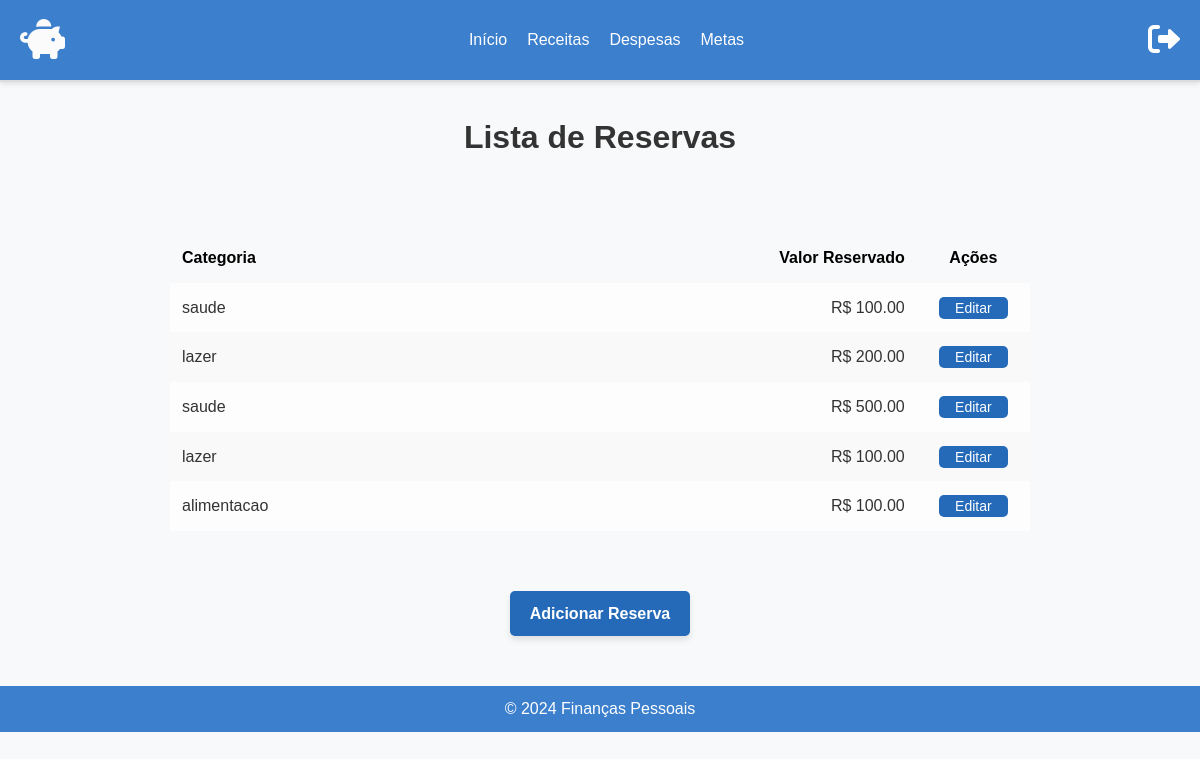
Before: /listar_reservas/ (signed in) with the older database file.
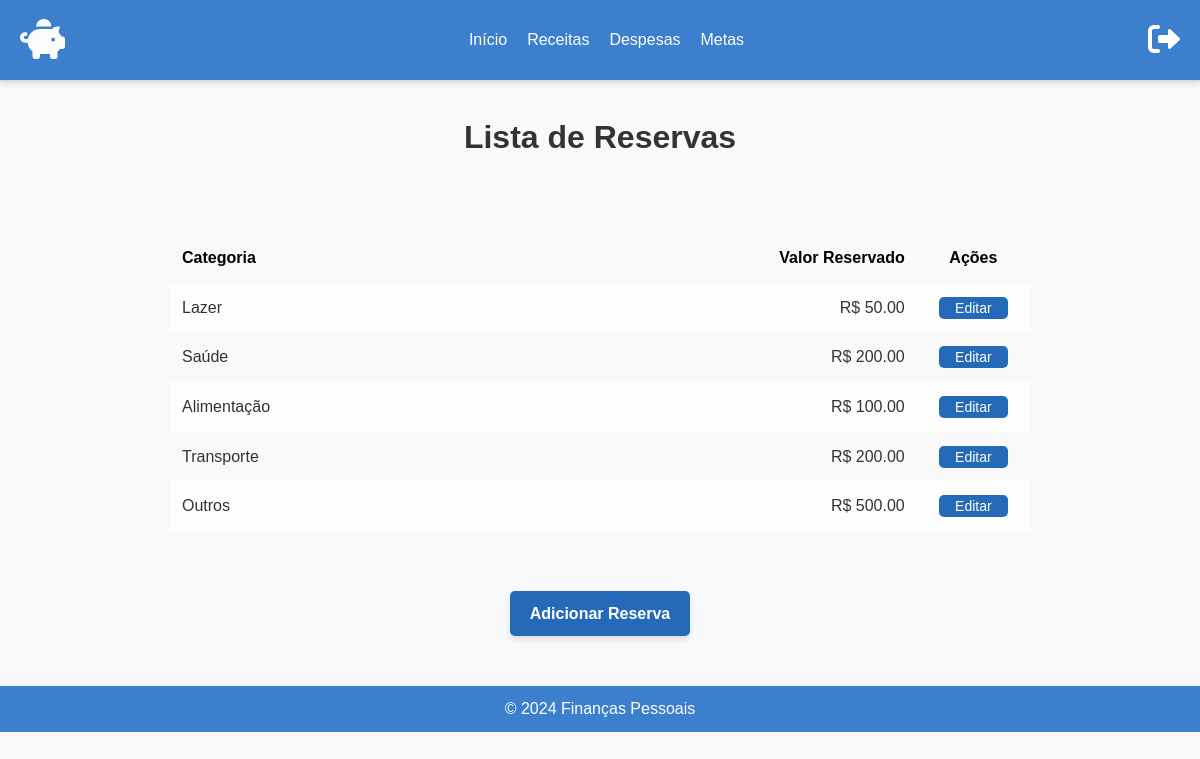
After: the same page with the newer database file.
### core/models.py (models this page shows, shortened)
class Reserva(models.Model):
    categoria = models.CharField(max_length=20, choices=CATEGORIAS_CHOICES)  # Categoria da reserva
    valor_reservado = models.DecimalField(max_digits=10, decimal_places=2)  # Valor reservado
    mes = models.PositiveSmallIntegerField()  # Mês da reserva
    ano = models.PositiveSmallIntegerField()  # Ano da reserva
    usuario = models.ForeignKey(User, on_delete=models.CASCADE)  # Associação com o usuário

### core/views.py (the view)
# urls.py: path('listar_reservas/', listar_reservas, name='listar_reservas'),
@login_required
def listar_reservas(request):
    categorias = (
        Reserva.objects.filter(usuario=request.user)
        .values('categoria')
        .annotate(total_reservado=Sum('valor_reservado'))
        .order_by('categoria')
    )
    reservas = Reserva.objects.filter(usuario=request.user)
    context = {
        'categorias': categorias,
        'reservas': reservas,
    }
    return render(request, 'core/listar_reservas.html', context)

### core/templates/core/listar_reservas.html (shortened to what this page needs)
<!DOCTYPE html>
<html lang="pt-br">
<head>
    <link href="https://cdnjs.cloudflare.com/ajax/libs/font-awesome/6.0.0-beta3/css/all.min.css" rel="stylesheet">
    {% load static %}
    <link rel="stylesheet" href="{% static 'core/styles.css' %}">
</head>
<body>
    <header class="header-container">
        <div class="header-content">
            <a href="/" class="header-logo">
                <i class="fas fa-piggy-bank"></i>
            </a>
            <nav class="header-nav">
                <ul class="nav-list">
                    <li><a href="/" class="nav-link">Início</a></li>
                    <li><a href="/listar_receitas" class="nav-link">Receitas</a></li>
                    <li><a href="/listar_despesas" class="nav-link">Despesas</a></li>
                    <li><a href="/listar_reservas" class="nav-link">Metas</a></li>
                </ul>
            </nav>
            <a>
                <form action="{% url 'logout' %}" method="post" class="header-logout">
                    <button type="submit" class="logout-button">
                        <i class="fas fa-sign-out-alt"></i>
                    </button>
                </form>
            </a>
        </div>
    </header>
    <main>
        <div class="titulo-pagina">
            <h1>Lista de Reservas</h1>
        </div>
        <div class="reservas-container">
            <table class="tabela-reservas">
                <thead class="cabecalho-reservas">
                    <tr>
                        <th class="col-categoria">Categoria</th>
                        <th class="col-valor">Valor Reservado</th>
                        <th class="col-acoes">Ações</th>
                    </tr>
                </thead>
                <tbody class="corpo-reservas">
                    {% for reserva in reservas %}
                    <tr class="linha-reserva">
                        <td class="col-categoria">{{ reserva.categoria }}</td>
                        <td class="col-valor">R$ {{ reserva.valor_reservado|floatformat:2 }}</td>
                        <td class="col-acoes">
                            <a href="{% url 'editar_reserva' reserva.id %}"
                               class="btn-editar {% if not reserva.id %}disabled{% endif %}">
                               Editar
                            </a>
                        </td>
                    </tr>
                    {% endfor %}
                </tbody>
            </table>
        </div>
        <div class="botao-lista">
            <a href="{% url 'cadastrar_reserva' %}" class="botao-acao">Adicionar Reserva</a>
        </div>
    </main>
    <footer>
        <p>&copy; 2024 Finanças Pessoais</p>
    </footer>
</body>
</html>

Changed rows visible on the page:
removed Reserva: categoria "saude", valor_reservado "100.00"
removed Reserva: categoria "lazer", valor_reservado "200.00"
removed Reserva: categoria "saude", valor_reservado "500.00"
removed Reserva: categoria "lazer", valor_reservado "100.00"
removed Reserva: categoria "alimentacao", valor_reservado "100.00"
added Reserva: categoria "Lazer", valor_reservado "50.00"
added Reserva: categoria "Saúde", valor_reservado "200.00"
added Reserva: categoria "Alimentação", valor_reservado "100.00"
added Reserva: categoria "Transporte", valor_reservado "200.00"
added Reserva: categoria "Outros", valor_reservado "500.00"
